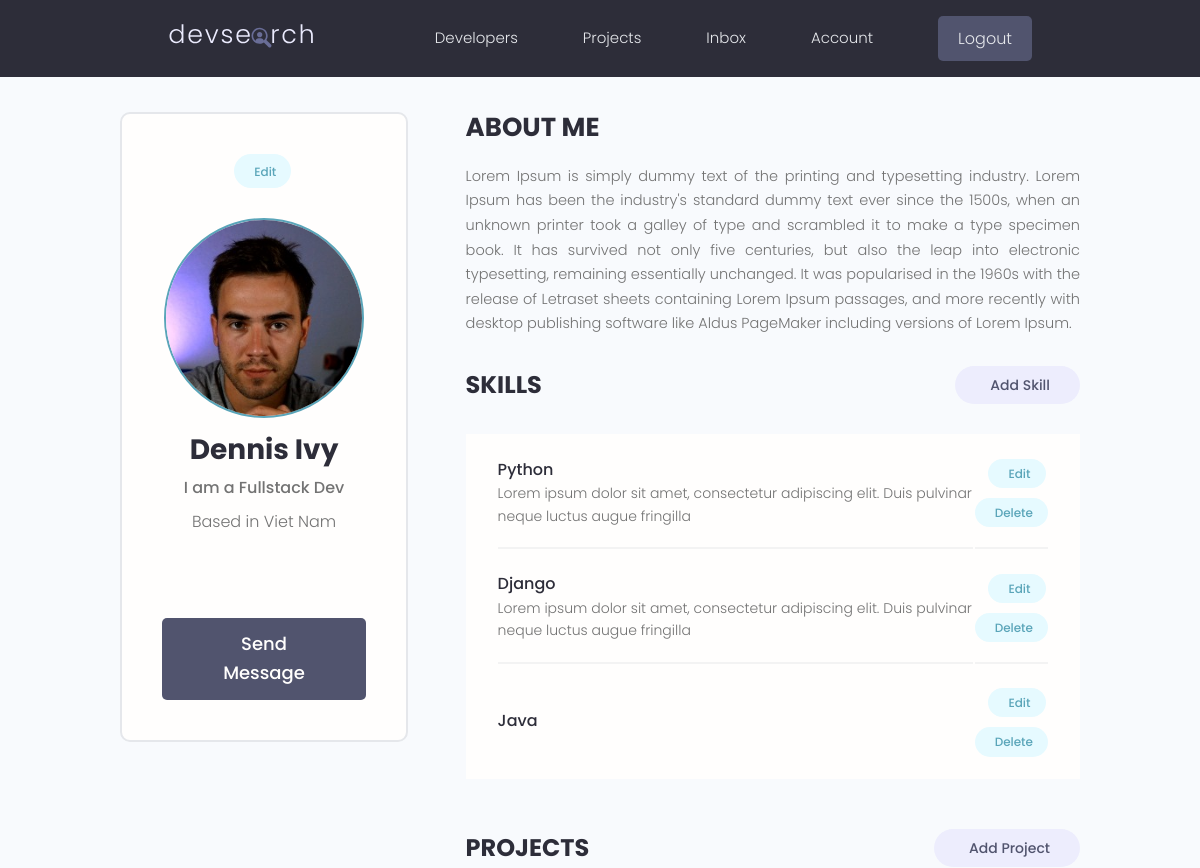
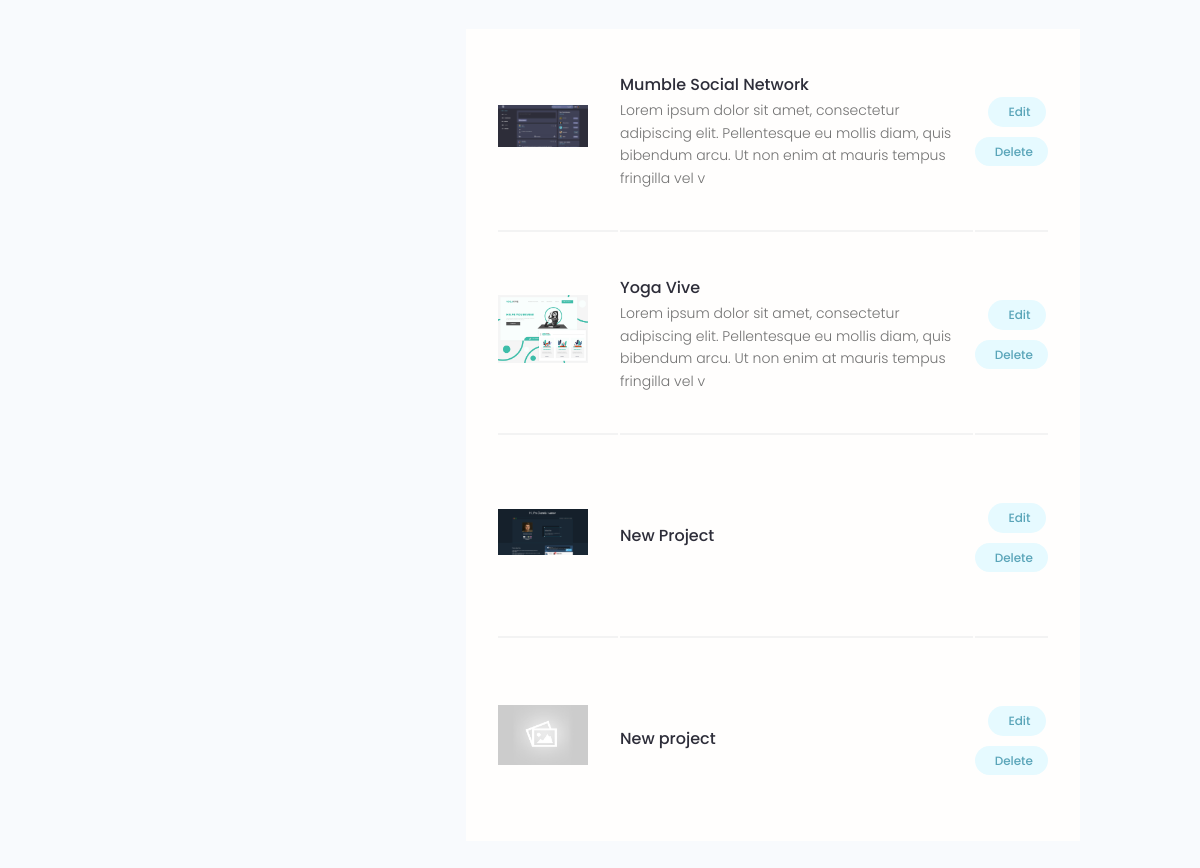
Before: /account/ (signed in) with the older database file (2 pictures, top to bottom).
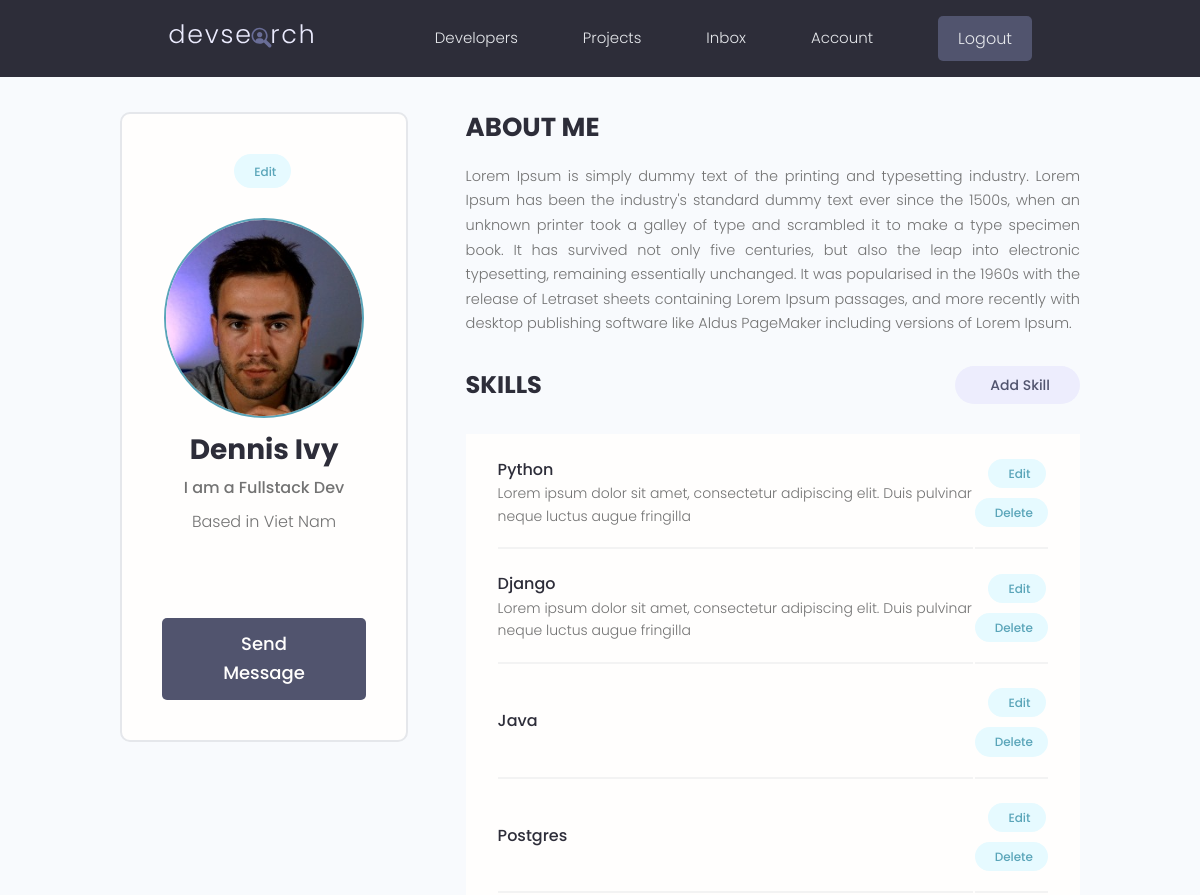
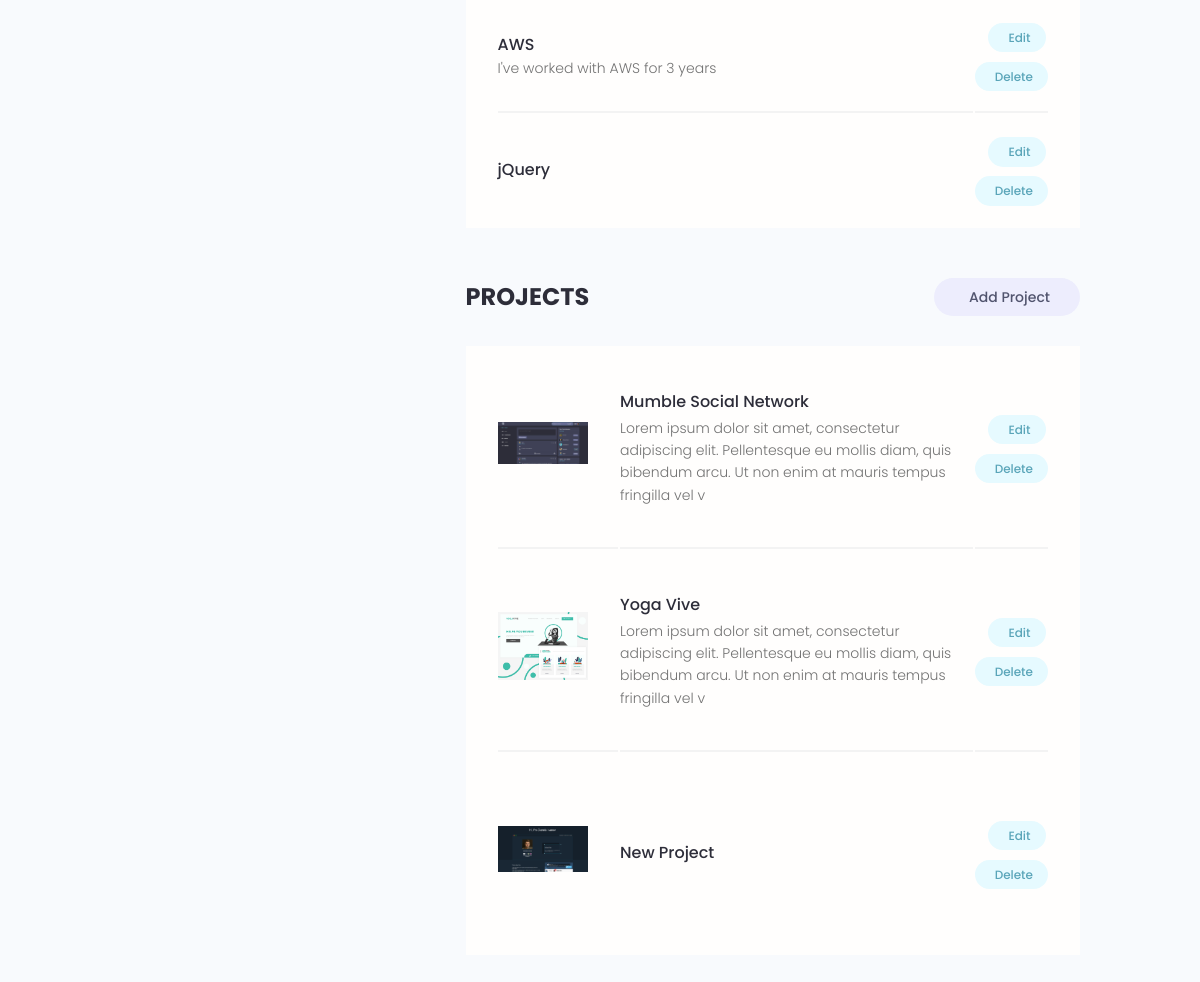
After: the same page with the newer database file (2 pictures, top to bottom).
### users/models.py (models this page shows)
class Skill(models.Model):
    owner =  models.ForeignKey(Profile, on_delete=models.CASCADE, null=True)
    name = models.CharField(max_length= 200,null=True, blank=True)
    description = models.TextField(null=True, blank=True)
    created = models.DateTimeField(auto_now_add=True)
    id = models.UUIDField(default=uuid.uuid4, unique=True, primary_key=True, editable=False)
    def __str__(self):
        return str(self.name)

### projects/models.py (models this page shows, shortened)
class Project(models.Model):
    owner = models.ForeignKey(Profile, null=True, blank=True, on_delete=models.SET_NULL)
    title = models.CharField(max_length=200)
    description = models.TextField(null=True, blank=True)
    featured_image = models.ImageField(null=True, blank=True, default = "default.jpg")
    demo_link = models.CharField(max_length=2000, null=True, blank=True)
    source_link = models.CharField(max_length=2000, null=True, blank=True)
    tags = models.ManyToManyField('Tag', blank=True)
    vote_total = models.IntegerField(default=0, null=True, blank=True)
    vote_ratio = models.IntegerField(default=0, null=True, blank=True)
    created = models.DateTimeField(auto_now_add=True)
    id = models.UUIDField(default=uuid.uuid4, unique=True, primary_key=True, editable=False)

### users/views.py (the view)
# urls.py: path('account/',views.userAccount, name='account'),
@login_required(login_url='login')
def userAccount(request):
    profile = request.user.profile
    skills = profile.skill_set.all()
    projects = profile.project_set.all()
    context = {'profile':profile,'skills':skills,'projects':projects}
    return render(request, 'users/account.html', context)

### users/templates/users/account.html (shortened to what this page needs)
{% extends "main.html" %}
{%load static%}
{%block content%}
  <main class="settingsPage profile my-md">
    <div class="container">
      <div class="layout">
        <div class="column column--1of3">
          <div class="card text-center">
            <div class="card__body dev">
              <a class="tag tag--pill tag--main settings__btn" href="{%url 'edit-account'%}"> Edit</a>
              <img class="avatar avatar--xl dev__avatar" src="{{profile.profile_image.url}}" />
              <h2 class="dev__name">{{profile.name}}</h2>
              <p class="dev__title">{{profile.short_intro}}</p>
              <p class="dev__location">Based in {{profile.location}}</p>
              <ul class="dev__social">
              </ul>
              <a href="#" class="btn btn--sub btn--lg">Send Message </a>
            </div>
          </div>
        </div>
        <div class="column column--2of3">
          <div class="devInfo">
            <h3 class="devInfo__title">About Me</h3>
            <p class="devInfo__about">{{profile.bio}}</p>
          </div>
          <div class="settings">
            <h3 class="settings__title">Skills</h3>
            <a class="tag tag--pill tag--sub settings__btn tag--lg" href="{%url 'create-skill'%}"> Add Skill</a>
          </div>
          <table class="settings__table">
            {%for skill in skills%}
            <tr>
              <td class="settings__tableInfo">
                <h4>{{skill}}</h4>
                <p>{{skill.description|slice:"100"}}</p>
              </td>
              <td class="settings__tableActions">
                <a class="tag tag--pill tag--main settings__btn" href="{%url 'update-skill' skill.id%}"> Edit</a>
                <a class="tag tag--pill tag--main settings__btn" href="{%url 'delete-skill' skill.id%}?next=/account">
                  Delete</a>
              </td>
            </tr>
            {%endfor%}
          </table>
          <div class="settings">
            <h3 class="settings__title">Projects</h3>
            <a class="tag tag--pill tag--sub settings__btn tag--lg" href="{%url 'createProject'%}"> Add Project</a>
          </div>
          <table class="settings__table">
            {%for project in projects%}
            <tr>
              <td class="settings__thumbnail">
                <a href="{%url 'project' project.id%}"><img src="{{project.featured_image.url}}" alt="Project Thumbnail" /></a>
              </td>
              <td class="settings__tableInfo">
                <a href="{%url 'project' project.id%}">{{project.title}}</a>
                <p>{{project.description|slice:"150"}}</p>
              </td>
              <td class="settings__tableActions">
                <a class="tag tag--pill tag--main settings__btn" href="{%url 'update-project' project.id%}"> Edit</a>
                <a class="tag tag--pill tag--main settings__btn" href="{%url 'delete-project' project.id%}?next=/account"> Delete</a>
              </td>
            </tr>
            {%endfor%}
          </table>
        </div>
      </div>
    </div>
  </main>
{%endblock%}

Changed rows visible on the page:
removed Project: featured_image (placeholder picture), title "New project"
added Skill: name "Postgres"
added Skill: name "AWS", description "I've worked with AWS for 3 years"
added Skill: name "jQuery"
